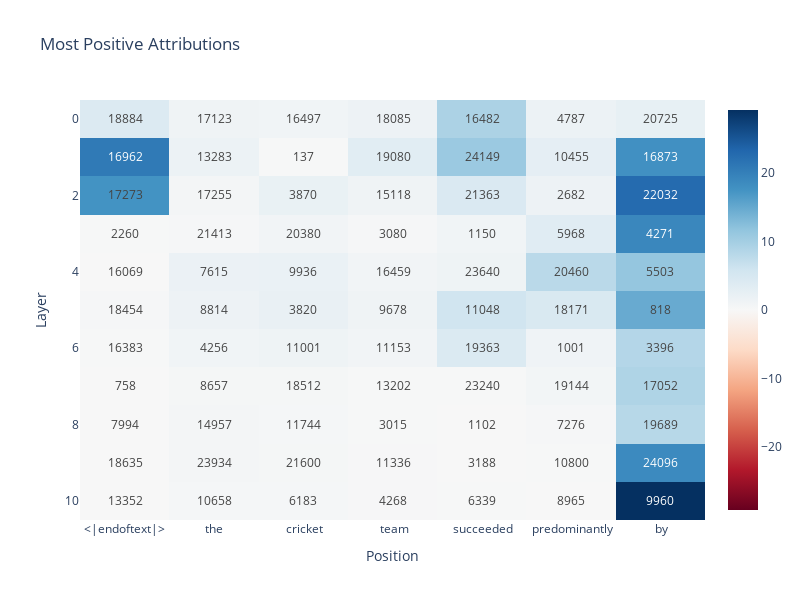

The code cell stored with this chart in its notebook:
### Code cell
def max_attribution_for_layer(layer, min=False, k=5):
    max_attributions = []
    top_features = []
    n_toks = cache['embed'].shape[1]
    for position in range(n_toks):
        attribution = attribution_for_position(layer, position, cache=cache, grad_dict=grad_dict)

        if min:
            top_idx = attribution.argsort()[:k]
        else:
            top_idx = attribution.argsort(descending=True)[:k]

        top_attrib = attribution[top_idx]

        max_attributions.append(top_attrib)
        top_features.append(top_idx)

    return max_attributions, top_features


def visualize_max_attributions(min=False, k=1):
    ### most positive attributions ###
    max_attributions_by_layer = []
    top_features_by_layer = []
    for layer in range(model.cfg.n_layers - 1):
        max_attributions, top_feature_indices = max_attribution_for_layer(layer, min=min, k=k)
        max_attributions = [attrib.sum() for attrib in max_attributions]
        top_feature_indices = [idx[0].item() for idx in top_feature_indices]
        # break
        max_attributions_by_layer.append(max_attributions)
        top_features_by_layer.append(top_feature_indices)

    max_attributions_by_layer = torch.tensor(max_attributions_by_layer)
    top_features_by_layer = torch.tensor(top_features_by_layer)

    top_idxs_text = [[str(idx.item()) for idx in indices] for indices in top_features_by_layer]
    labels = [f"{tok}" for i, tok in enumerate(model.to_str_tokens(tokens[0]))]

    title = "Most Positive Attributions" if not min else "Most Negative Attributions"

    imshow(max_attributions_by_layer, labels={"x": "Position", "y": "Layer"}, x=labels,title=title, text=top_idxs_text, width=800, height=600)


visualize_max_attributions()

### Figure 1 — Plotly figure (JSON) as saved in the notebook; plotly's stock layout.template omitted (floating-point values rounded to 4 significant figures)
{"data": [{"coloraxis": "coloraxis", "hovertemplate": "Position: %{x}<br>Layer: %{y}<br>color: %{z}<extra></extra>", "name": "0", "text": [["18884", "17123", "16497", "18085", "16482", "4787", "20725"], ["16962", "13283", "137", "19080", "24149", "10455", "16873"], ["17273", "17255", "3870", "15118", "21363", "2682", "22032"], ["2260", "21413", "20380", "3080", "1150", "5968", "4271"], ["16069", "7615", "9936", "16459", "23640", "20460", "5503"], ["18454", "8814", "3820", "9678", "11048", "18171", "818"], ["16383", "4256", "11001", "11153", "19363", "1001", "3396"], ["758", "8657", "18512", "13202", "23240", "19144", "17052"], ["7994", "14957", "11744", "3015", "1102", "7276", "19689"], ["18635", "23934", "21600", "11336", "3188", "10800", "24096"], ["13352", "10658", "6183", "4268", "6339", "8965", "9960"]], "textfont": {"size": 12}, "texttemplate": "%{text}", "type": "heatmap", "x": ["<|endoftext|>", "the", " cricket", " team", " succeeded", " predominantly", " by"], "xaxis": "x", "yaxis": "y", "z": [[4.102, 1.259, 1.025, 1.504, 9.293, 1.733, 2.385], [20.77, 1.64, 0.1269, 3.321, 10.85, 2.785, 17.82], [17.51, 0.5609, 2.098, 1.291, 4.417, 1.575, 22.68], [0.09094, 0.2544, 0.9752, 0.3616, 1.122, 3.542, 19.02], [0.02793, 1.907, 2.049, 0.9569, 1.373, 7.998, 11.4], [0.2504, 1.505, 2.15, 1.284, 5.779, 4.649, 14.78], [0.1202, 1.086, 1.453, 0.8979, 4.301, 1.184, 8.497], [0.003388, 0.4393, 0.4827, 0.0789, 0.09238, 0.7641, 8.995], [0.0166, 0.5915, 0.4129, 0.1135, 0.05188, 0.252, 8.263], [0.006562, 0.591, 0.4752, 0.1651, 0.06176, 0.1025, 18.61], [0.003388, 0.4163, 0.3991, 0.1779, 0.1075, 0.07296, 29.15]]}], "layout": {"coloraxis": {"cmid": 0, "colorscale": [[0, "rgb(103,0,31)"], [0.1, "rgb(178,24,43)"], [0.2, "rgb(214,96,77)"], [0.3, "rgb(244,165,130)"], [0.4, "rgb(253,219,199)"], [0.5, "rgb(247,247,247)"], [0.6, "rgb(209,229,240)"], [0.7, "rgb(146,197,222)"], [0.8, "rgb(67,147,195)"], [0.9, "rgb(33,102,172)"], [1, "rgb(5,48,97)"]]}, "height": 600, "title": {"text": "Most Positive Attributions"}, "width": 800, "xaxis": {"anchor": "y", "constrain": "domain", "domain": [0, 1], "scaleanchor": "y", "title": {"text": "Position"}}, "yaxis": {"anchor": "x", "autorange": "reversed", "constrain": "domain", "domain": [0, 1], "title": {"text": "Layer"}}}}
